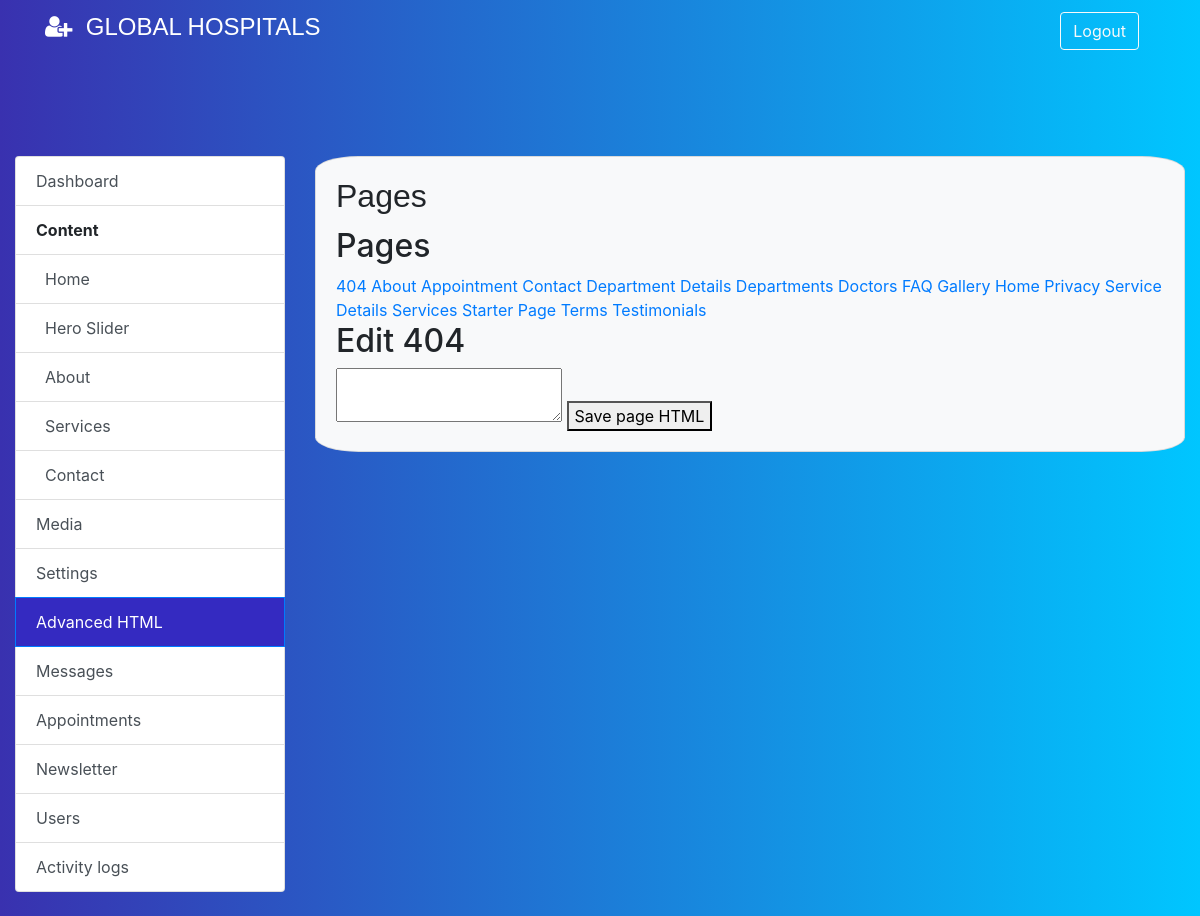
/admin.php?action=pages (signed in), run on the app's committed database.
### tables this page shows
CREATE TABLE pages (
  id INT UNSIGNED AUTO_INCREMENT PRIMARY KEY,
  title VARCHAR(190) NOT NULL,
  slug VARCHAR(190) NOT NULL UNIQUE,
  template_file VARCHAR(190) NOT NULL,
  html_content MEDIUMTEXT NULL,
  is_active TINYINT(1) DEFAULT 1,
  created_at TIMESTAMP DEFAULT CURRENT_TIMESTAMP,
  updated_at TIMESTAMP NULL DEFAULT NULL ON UPDATE CURRENT_TIMESTAMP
);

### admin/index.php (called while the page is built, shortened)
<?php
$action = $_GET['action'] ?? 'dashboard';
function admin_view(string $title, string $body): void
{
    require dirname(__DIR__) . '/app/Views/admin/layout.php';
}
$db = Database::pdo();
match ($action) {
    'cms-home' => require dirname(__DIR__) . '/app/Views/admin/cms_home.php',
    'hero-slider' => require dirname(__DIR__) . '/app/Views/admin/hero_slider.php',
    'cms-about' => require dirname(__DIR__) . '/app/Views/admin/cms_about.php',
    'cms-services' => require dirname(__DIR__) . '/app/Views/admin/cms_services.php',
    'cms-contact' => require dirname(__DIR__) . '/app/Views/admin/cms_contact.php',
    'pages' => require dirname(__DIR__) . '/app/Views/admin/pages.php',
    'settings' => require dirname(__DIR__) . '/app/Views/admin/settings.php',
    'media' => require dirname(__DIR__) . '/app/Views/admin/media.php',
    'messages' => require dirname(__DIR__) . '/app/Views/admin/messages.php',
    'appointments' => require dirname(__DIR__) . '/app/Views/admin/appointments.php',
    'newsletter' => require dirname(__DIR__) . '/app/Views/admin/newsletter.php',
    'users' => require dirname(__DIR__) . '/app/Views/admin/users.php',
    'activity' => require dirname(__DIR__) . '/app/Views/admin/activity.php',
    default => require dirname(__DIR__) . '/app/Views/admin/dashboard.php',
};

### public/admin.php (called while the page is built, shortened)
<?php
require dirname(__DIR__) . '/admin/index.php';

### app/bootstrap.php (called while the page is built, shortened)
<?php
spl_autoload_register(static function (string $class): void {
    $prefix = 'App\\';
    $file = __DIR__ . '/' . str_replace('\\', '/', substr($class, strlen($prefix))) . '.php';
});

### app/Helpers/Url.php (called while the page is built, shortened)
<?php
final class Url
{
    public static function publicBase(): string
    {
        $script = str_replace('\\', '/', $_SERVER['SCRIPT_NAME'] ?? '');
        $publicPos = strpos($script, '/public/');
        return rtrim(str_replace(['/admin.php', '/index.php'], '', $script), '/');
    }
    public static function admin(string $query = ''): string
    {
        $url = self::publicBase() . '/admin.php';
        return $query === '' ? $url : $url . '?' . ltrim($query, '?');
    }
}

### app/Helpers/Security.php (called while the page is built, shortened)
<?php
final class Security
{
    public static function e(mixed $value): string
    {
        return htmlspecialchars((string) $value, ENT_QUOTES | ENT_SUBSTITUTE, 'UTF-8');
    }
}

### app/Views/admin/pages.php (the view, shortened to what this page needs)
<?php
$pages = $db->query('SELECT slug, title FROM pages ORDER BY title')->fetchAll();
$slug = $_GET['slug'] ?? ($pages[0]['slug'] ?? 'index');
$stmt = $db->prepare('SELECT * FROM pages WHERE slug = ? LIMIT 1');
$stmt->execute([$slug]);
$page = $stmt->fetch();
?>
<div class="grid">
  <section class="panel">
    <h2>Pages</h2>
    <div class="stack">
      <?php foreach ($pages as $item): ?>
        <a href="<?= Security::e(Url::admin('action=pages&slug=' . urlencode((string) $item['slug']))) ?>"><?= Security::e($item['title']) ?></a>
      <?php endforeach; ?>
    </div>
  </section>
  <section class="panel">
    <h2>Edit <?= Security::e($page['title'] ?? $slug) ?></h2>
    <form method="post" action="<?= Security::e(Url::admin('action=save-page')) ?>" class="stack">
      <textarea name="html_content"><?= Security::e($page['html_content'] ?? '') ?></textarea>
      <button>Save page HTML</button>
    </form>
  </section>
</div>

### public/admin/assets/hms-style.css (style rules this page uses)
body { background: -webkit-linear-gradient(left, #3931af, #00c6ff); background-size: cover; }

### data on the page
pages: title "404"
pages: title "About"
pages: title "Appointment"
pages: title "Contact"
pages: title "Department Details"
pages: title "Departments"
pages: title "Doctors"
pages: title "FAQ"
pages: title "Gallery"
pages: title "Home"
pages: title "Privacy"
pages: title "Service Details"
pages: title "Services"
pages: title "Starter Page"
pages: title "Terms"
pages: title "Testimonials"

### other printed values
Security::e($title) "Pages"
